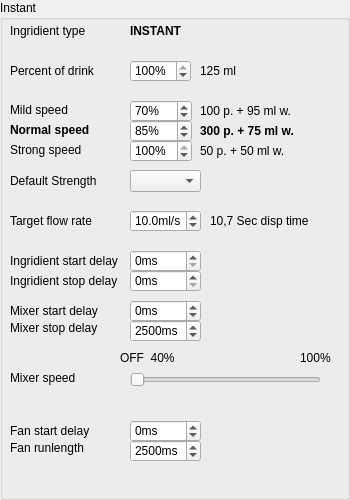
<?xml version="1.0" encoding="UTF-8"?>
<ui version="4.0">
 <class>InstRecipe</class>
 <widget class="QGroupBox" name="InstRecipe">
  <property name="geometry">
   <rect>
    <x>0</x>
    <y>0</y>
    <width>350</width>
    <height>500</height>
   </rect>
  </property>
  <property name="windowTitle">
   <string>GroupBox</string>
  </property>
  <property name="title">
   <string>Instant</string>
  </property>
  <widget class="QLabel" name="label_74">
   <property name="geometry">
    <rect>
     <x>10</x>
     <y>440</y>
     <width>101</width>
     <height>16</height>
    </rect>
   </property>
   <property name="text">
    <string>Fan runlength</string>
   </property>
  </widget>
  <widget class="QLabel" name="label_56">
   <property name="geometry">
    <rect>
     <x>10</x>
     <y>120</y>
     <width>91</width>
     <height>20</height>
    </rect>
   </property>
   <property name="font">
    <font>
     <weight>75</weight>
     <bold>true</bold>
    </font>
   </property>
   <property name="text">
    <string>Normal speed</string>
   </property>
  </widget>
  <widget class="QSpinBox" name="spinBox_18">
   <property name="geometry">
    <rect>
     <x>130</x>
     <y>270</y>
     <width>71</width>
     <height>22</height>
    </rect>
   </property>
   <property name="suffix">
    <string>ms</string>
   </property>
  </widget>
  <widget class="QLabel" name="label_59">
   <property name="geometry">
    <rect>
     <x>10</x>
     <y>210</y>
     <width>91</width>
     <height>21</height>
    </rect>
   </property>
   <property name="text">
    <string>Target flow rate</string>
   </property>
  </widget>
  <widget class="QLabel" name="lblLBIBPulsesStrong_3">
   <property name="geometry">
    <rect>
     <x>200</x>
     <y>140</y>
     <width>121</width>
     <height>21</height>
    </rect>
   </property>
   <property name="text">
    <string>50 p. + 50 ml w.</string>
   </property>
  </widget>
  <widget class="QSpinBox" name="spinBox_19">
   <property name="geometry">
    <rect>
     <x>130</x>
     <y>300</y>
     <width>71</width>
     <height>22</height>
    </rect>
   </property>
   <property name="suffix">
    <string>ms</string>
   </property>
   <property name="prefix">
    <string/>
   </property>
   <property name="minimum">
    <number>-5000</number>
   </property>
   <property name="maximum">
    <number>5000</number>
   </property>
   <property name="singleStep">
    <number>100</number>
   </property>
  </widget>
  <widget class="QLabel" name="label_66">
   <property name="geometry">
    <rect>
     <x>10</x>
     <y>320</y>
     <width>101</width>
     <height>16</height>
    </rect>
   </property>
   <property name="text">
    <string>Mixer stop delay</string>
   </property>
  </widget>
  <widget class="QSpinBox" name="spinBox_10">
   <property name="geometry">
    <rect>
     <x>130</x>
     <y>60</y>
     <width>61</width>
     <height>22</height>
    </rect>
   </property>
   <property name="suffix">
    <string>%</string>
   </property>
   <property name="maximum">
    <number>100</number>
   </property>
   <property name="value">
    <number>100</number>
   </property>
  </widget>
  <widget class="QLabel" name="lblLBIB_RTDVol_3">
   <property name="geometry">
    <rect>
     <x>200</x>
     <y>60</y>
     <width>61</width>
     <height>21</height>
    </rect>
   </property>
   <property name="text">
    <string>125 ml</string>
   </property>
  </widget>
  <widget class="QLabel" name="label_61">
   <property name="geometry">
    <rect>
     <x>10</x>
     <y>270</y>
     <width>111</width>
     <height>21</height>
    </rect>
   </property>
   <property name="text">
    <string>Ingridient stop delay</string>
   </property>
  </widget>
  <widget class="QSlider" name="horizontalSlider_6">
   <property name="geometry">
    <rect>
     <x>130</x>
     <y>370</y>
     <width>191</width>
     <height>20</height>
    </rect>
   </property>
   <property name="minimum">
    <number>40</number>
   </property>
   <property name="maximum">
    <number>100</number>
   </property>
   <property name="orientation">
    <enum>Qt::Horizontal</enum>
   </property>
  </widget>
  <widget class="QLabel" name="label_60">
   <property name="geometry">
    <rect>
     <x>10</x>
     <y>250</y>
     <width>111</width>
     <height>21</height>
    </rect>
   </property>
   <property name="text">
    <string>Ingridient start delay</string>
   </property>
  </widget>
  <widget class="QDoubleSpinBox" name="doubleSpinBox_8">
   <property name="geometry">
    <rect>
     <x>130</x>
     <y>120</y>
     <width>62</width>
     <height>22</height>
    </rect>
   </property>
   <property name="prefix">
    <string/>
   </property>
   <property name="suffix">
    <string>%</string>
   </property>
   <property name="decimals">
    <number>0</number>
   </property>
   <property name="minimum">
    <double>50.000000000000000</double>
   </property>
   <property name="value">
    <double>85.000000000000000</double>
   </property>
  </widget>
  <widget class="QLabel" name="label_55">
   <property name="geometry">
    <rect>
     <x>10</x>
     <y>100</y>
     <width>71</width>
     <height>20</height>
    </rect>
   </property>
   <property name="text">
    <string>Mild speed</string>
   </property>
  </widget>
  <widget class="QLabel" name="lblLBIBPulsesNormal_3">
   <property name="geometry">
    <rect>
     <x>200</x>
     <y>120</y>
     <width>121</width>
     <height>21</height>
    </rect>
   </property>
   <property name="font">
    <font>
     <weight>75</weight>
     <bold>true</bold>
    </font>
   </property>
   <property name="text">
    <string>300 p. + 75 ml w.</string>
   </property>
  </widget>
  <widget class="QLabel" name="label_54">
   <property name="geometry">
    <rect>
     <x>10</x>
     <y>60</y>
     <width>101</width>
     <height>21</height>
    </rect>
   </property>
   <property name="text">
    <string>Percent of drink</string>
   </property>
  </widget>
  <widget class="QLabel" name="lblLBIBPulsesMild_3">
   <property name="geometry">
    <rect>
     <x>200</x>
     <y>100</y>
     <width>121</width>
     <height>21</height>
    </rect>
   </property>
   <property name="text">
    <string>100 p. + 95 ml w.</string>
   </property>
  </widget>
  <widget class="QDoubleSpinBox" name="doubleSpinBox_7">
   <property name="geometry">
    <rect>
     <x>130</x>
     <y>100</y>
     <width>62</width>
     <height>22</height>
    </rect>
   </property>
   <property name="prefix">
    <string/>
   </property>
   <property name="suffix">
    <string>%</string>
   </property>
   <property name="decimals">
    <number>0</number>
   </property>
   <property name="minimum">
    <double>50.000000000000000</double>
   </property>
   <property name="value">
    <double>70.000000000000000</double>
   </property>
  </widget>
  <widget class="QLabel" name="label_68">
   <property name="geometry">
    <rect>
     <x>120</x>
     <y>350</y>
     <width>61</width>
     <height>16</height>
    </rect>
   </property>
   <property name="text">
    <string>OFF  40%</string>
   </property>
  </widget>
  <widget class="QComboBox" name="cboDefSize_4">
   <property name="geometry">
    <rect>
     <x>130</x>
     <y>170</y>
     <width>71</width>
     <height>22</height>
    </rect>
   </property>
  </widget>
  <widget class="QLabel" name="label_67">
   <property name="geometry">
    <rect>
     <x>10</x>
     <y>370</y>
     <width>91</width>
     <height>16</height>
    </rect>
   </property>
   <property name="text">
    <string>Mixer speed</string>
   </property>
  </widget>
  <widget class="QLabel" name="label_58">
   <property name="geometry">
    <rect>
     <x>10</x>
     <y>170</y>
     <width>101</width>
     <height>21</height>
    </rect>
   </property>
   <property name="text">
    <string>Default Strength</string>
   </property>
  </widget>
  <widget class="QLabel" name="label_53">
   <property name="geometry">
    <rect>
     <x>10</x>
     <y>20</y>
     <width>91</width>
     <height>21</height>
    </rect>
   </property>
   <property name="text">
    <string>Ingridient type</string>
   </property>
  </widget>
  <widget class="QSpinBox" name="spinBox_21">
   <property name="geometry">
    <rect>
     <x>130</x>
     <y>420</y>
     <width>71</width>
     <height>22</height>
    </rect>
   </property>
   <property name="suffix">
    <string>ms</string>
   </property>
   <property name="prefix">
    <string/>
   </property>
   <property name="minimum">
    <number>-5000</number>
   </property>
   <property name="maximum">
    <number>5000</number>
   </property>
   <property name="singleStep">
    <number>100</number>
   </property>
  </widget>
  <widget class="QDoubleSpinBox" name="doubleSpinBox_9">
   <property name="geometry">
    <rect>
     <x>130</x>
     <y>140</y>
     <width>62</width>
     <height>22</height>
    </rect>
   </property>
   <property name="prefix">
    <string/>
   </property>
   <property name="suffix">
    <string>%</string>
   </property>
   <property name="decimals">
    <number>0</number>
   </property>
   <property name="minimum">
    <double>50.000000000000000</double>
   </property>
   <property name="singleStep">
    <double>1.000000000000000</double>
   </property>
   <property name="value">
    <double>100.000000000000000</double>
   </property>
  </widget>
  <widget class="QLabel" name="label_71">
   <property name="geometry">
    <rect>
     <x>210</x>
     <y>210</y>
     <width>111</width>
     <height>21</height>
    </rect>
   </property>
   <property name="text">
    <string>10,7 Sec disp time</string>
   </property>
  </widget>
  <widget class="QSpinBox" name="spinBox_22">
   <property name="geometry">
    <rect>
     <x>130</x>
     <y>440</y>
     <width>71</width>
     <height>22</height>
    </rect>
   </property>
   <property name="suffix">
    <string>ms</string>
   </property>
   <property name="maximum">
    <number>9900</number>
   </property>
   <property name="singleStep">
    <number>100</number>
   </property>
   <property name="value">
    <number>2500</number>
   </property>
  </widget>
  <widget class="QSpinBox" name="spinBox_20">
   <property name="geometry">
    <rect>
     <x>130</x>
     <y>320</y>
     <width>71</width>
     <height>22</height>
    </rect>
   </property>
   <property name="suffix">
    <string>ms</string>
   </property>
   <property name="maximum">
    <number>9900</number>
   </property>
   <property name="singleStep">
    <number>100</number>
   </property>
   <property name="value">
    <number>2500</number>
   </property>
  </widget>
  <widget class="QSpinBox" name="spinBox_17">
   <property name="geometry">
    <rect>
     <x>130</x>
     <y>250</y>
     <width>71</width>
     <height>22</height>
    </rect>
   </property>
   <property name="suffix">
    <string>ms</string>
   </property>
   <property name="prefix">
    <string/>
   </property>
  </widget>
  <widget class="QLabel" name="label_57">
   <property name="geometry">
    <rect>
     <x>10</x>
     <y>140</y>
     <width>81</width>
     <height>20</height>
    </rect>
   </property>
   <property name="text">
    <string>Strong speed</string>
   </property>
  </widget>
  <widget class="QLabel" name="label_70">
   <property name="geometry">
    <rect>
     <x>130</x>
     <y>20</y>
     <width>181</width>
     <height>21</height>
    </rect>
   </property>
   <property name="font">
    <font>
     <weight>75</weight>
     <bold>true</bold>
    </font>
   </property>
   <property name="text">
    <string>INSTANT</string>
   </property>
  </widget>
  <widget class="QDoubleSpinBox" name="doubleSpinBox_6">
   <property name="geometry">
    <rect>
     <x>130</x>
     <y>210</y>
     <width>71</width>
     <height>22</height>
    </rect>
   </property>
   <property name="suffix">
    <string>ml/s</string>
   </property>
   <property name="decimals">
    <number>1</number>
   </property>
   <property name="maximum">
    <double>20.000000000000000</double>
   </property>
   <property name="singleStep">
    <double>0.500000000000000</double>
   </property>
   <property name="value">
    <double>10.000000000000000</double>
   </property>
  </widget>
  <widget class="QLabel" name="label_65">
   <property name="geometry">
    <rect>
     <x>10</x>
     <y>300</y>
     <width>111</width>
     <height>21</height>
    </rect>
   </property>
   <property name="text">
    <string>Mixer start delay</string>
   </property>
  </widget>
  <widget class="QLabel" name="label_75">
   <property name="geometry">
    <rect>
     <x>10</x>
     <y>420</y>
     <width>111</width>
     <height>21</height>
    </rect>
   </property>
   <property name="text">
    <string>Fan start delay</string>
   </property>
  </widget>
  <widget class="QLabel" name="label_69">
   <property name="geometry">
    <rect>
     <x>300</x>
     <y>350</y>
     <width>31</width>
     <height>16</height>
    </rect>
   </property>
   <property name="text">
    <string>100%</string>
   </property>
  </widget>
 </widget>
 <resources/>
 <connections/>
</ui>
